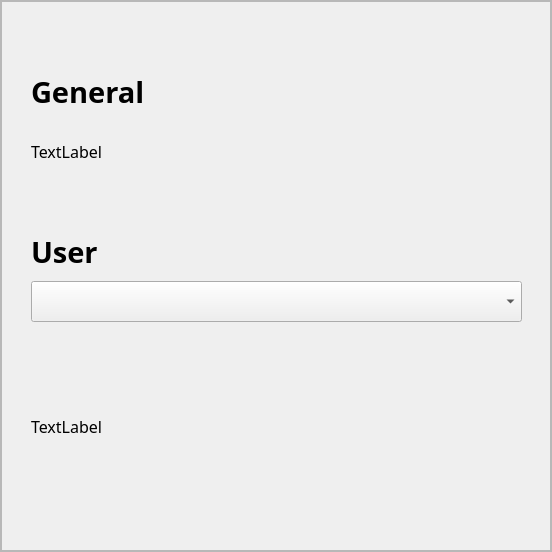
      <widget class="QWidget" name="page_4">
       <layout class="QVBoxLayout" name="verticalLayout_5">
        <property name="spacing">
         <number>0</number>
        </property>
        <property name="leftMargin">
         <number>0</number>
        </property>
        <property name="topMargin">
         <number>0</number>
        </property>
        <property name="rightMargin">
         <number>0</number>
        </property>
        <property name="bottomMargin">
         <number>0</number>
        </property>
        <item>
         <widget class="QFrame" name="frame_21">
          <property name="frameShape">
           <enum>QFrame::StyledPanel</enum>
          </property>
          <property name="frameShadow">
           <enum>QFrame::Raised</enum>
          </property>
         </widget>
        </item>
        <item>
         <widget class="QFrame" name="frame_22">
          <property name="frameShape">
           <enum>QFrame::StyledPanel</enum>
          </property>
          <property name="frameShadow">
           <enum>QFrame::Raised</enum>
          </property>
          <layout class="QHBoxLayout" name="horizontalLayout_6">
           <property name="spacing">
            <number>0</number>
           </property>
           <property name="leftMargin">
            <number>0</number>
           </property>
           <property name="topMargin">
            <number>0</number>
           </property>
           <property name="rightMargin">
            <number>0</number>
           </property>
           <property name="bottomMargin">
            <number>0</number>
           </property>
           <item>
            <widget class="QFrame" name="frame_24">
             <property name="frameShape">
              <enum>QFrame::StyledPanel</enum>
             </property>
             <property name="frameShadow">
              <enum>QFrame::Raised</enum>
             </property>
            </widget>
           </item>
           <item>
            <widget class="QFrame" name="frame_25">
             <property name="minimumSize">
              <size>
               <width>550</width>
               <height>550</height>
              </size>
             </property>
             <property name="maximumSize">
              <size>
               <width>550</width>
               <height>550</height>
              </size>
             </property>
             <property name="frameShape">
              <enum>QFrame::StyledPanel</enum>
             </property>
             <property name="frameShadow">
              <enum>QFrame::Raised</enum>
             </property>
             <widget class="QLabel" name="generalStatistic">
              <property name="geometry">
               <rect>
                <x>30</x>
                <y>110</y>
                <width>486</width>
                <height>81</height>
               </rect>
              </property>
              <property name="minimumSize">
               <size>
                <width>486</width>
                <height>0</height>
               </size>
              </property>
              <property name="maximumSize">
               <size>
                <width>486</width>
                <height>16777215</height>
               </size>
              </property>
              <property name="font">
               <font>
                <family>Poppins Medium</family>
                <pointsize>12</pointsize>
                <weight>50</weight>
                <bold>false</bold>
               </font>
              </property>
              <property name="text">
               <string>TextLabel</string>
              </property>
             </widget>
             <widget class="QLabel" name="usersStaticsLabel">
              <property name="geometry">
               <rect>
                <x>30</x>
                <y>340</y>
                <width>486</width>
                <height>171</height>
               </rect>
              </property>
              <property name="minimumSize">
               <size>
                <width>486</width>
                <height>0</height>
               </size>
              </property>
              <property name="maximumSize">
               <size>
                <width>486</width>
                <height>16777215</height>
               </size>
              </property>
              <property name="font">
               <font>
                <family>Poppins Medium</family>
                <pointsize>12</pointsize>
                <weight>50</weight>
                <bold>false</bold>
               </font>
              </property>
              <property name="styleSheet">
               <string notr="true"/>
              </property>
              <property name="text">
               <string>TextLabel</string>
              </property>
             </widget>
             <widget class="QComboBox" name="userStatistics">
              <property name="geometry">
               <rect>
                <x>30</x>
                <y>280</y>
                <width>491</width>
                <height>41</height>
               </rect>
              </property>
              <property name="minimumSize">
               <size>
                <width>486</width>
                <height>0</height>
               </size>
              </property>
              <property name="maximumSize">
               <size>
                <width>16777215</width>
                <height>16777215</height>
               </size>
              </property>
              <property name="font">
               <font>
                <family>Poppins</family>
                <pointsize>12</pointsize>
                <weight>50</weight>
                <bold>false</bold>
               </font>
              </property>
             </widget>
             <widget class="QLabel" name="label_5">
              <property name="geometry">
               <rect>
                <x>30</x>
                <y>70</y>
                <width>481</width>
                <height>41</height>
               </rect>
              </property>
              <property name="font">
               <font>
                <family>Poppins ExtraBold</family>
                <pointsize>22</pointsize>
                <weight>75</weight>
                <bold>true</bold>
               </font>
              </property>
              <property name="text">
               <string>General</string>
              </property>
             </widget>
             <widget class="QLabel" name="label_6">
              <property name="geometry">
               <rect>
                <x>30</x>
                <y>230</y>
                <width>481</width>
                <height>41</height>
               </rect>
              </property>
              <property name="font">
               <font>
                <family>Poppins ExtraBold</family>
                <pointsize>22</pointsize>
                <weight>75</weight>
                <bold>true</bold>
               </font>
              </property>
              <property name="text">
               <string>User</string>
              </property>
             </widget>
            </widget>
           </item>
           <item>
            <widget class="QFrame" name="frame_26">
             <property name="frameShape">
              <enum>QFrame::StyledPanel</enum>
             </property>
             <property name="frameShadow">
              <enum>QFrame::Raised</enum>
             </property>
            </widget>
           </item>
          </layout>
         </widget>
        </item>
        <item>
         <widget class="QFrame" name="frame_23">
          <property name="frameShape">
           <enum>QFrame::StyledPanel</enum>
          </property>
          <property name="frameShadow">
           <enum>QFrame::Raised</enum>
          </property>
         </widget>
        </item>
       </layout>
      </widget>
